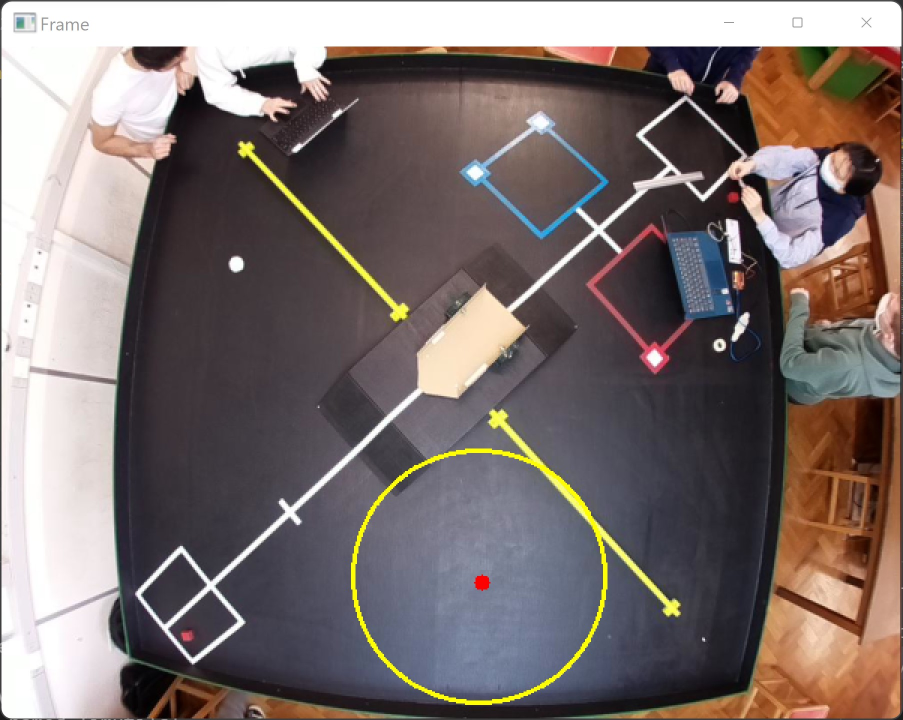
#> input picture cv/1.jpg, 1806 x 1440 px, given in place of video.mjpeg, which was not available (shown at 1/2 size)
$ python corner_detector.py
#> lines starting #> are read from the running program, lines starting #| are printed output that depends on the picture; pictures that were not available may be replaced by others from this repository, and a replacement may not be noted
import cv2
import numpy as np
from unfisheye import undistort
import timeit

CHECKERBOARD = (2,2)
RESOLUTION = np.array([1016, 760])

start = timeit.timeit()

subpix_criteria = (cv2.TERM_CRITERIA_EPS+cv2.TERM_CRITERIA_MAX_ITER, 30, 0.1)
calibration_flags = cv2.fisheye.CALIB_RECOMPUTE_EXTRINSIC+cv2.fisheye.CALIB_FIX_SKEW
objp = np.zeros((1, CHECKERBOARD[0]*CHECKERBOARD[1], 3), np.float32)
objp[0,:,:2] = np.mgrid[0:CHECKERBOARD[0], 0:CHECKERBOARD[1]].T.reshape(-1, 2)
_img_shape = None
objpoints = [] # 3d point in real world space
imgpoints = [] # 2d points in image plane.

end = timeit.timeit()

cap = cv2.VideoCapture('http://localhost:8081/stream/video.mjpeg')
while True:
    ret, frame = cap.read()
#> frame is the input picture: shape (1440, 1806, 3); mean B, G, R 111, 112.9, 124.5
    if frame is not None:
            frame = cv2.cvtColor(frame,cv2.COLOR_BGR2GRAY)
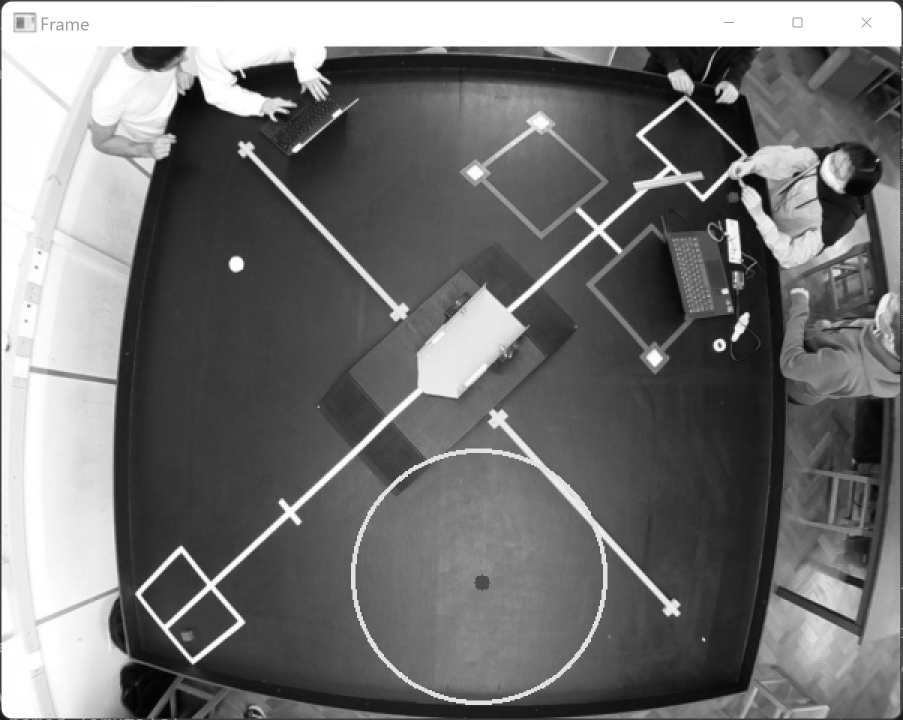
#> frame: shape (1440, 1806) (shown at 1/2 size); min 0, max 255, mean 116.1
            frame = cv2.resize(frame, RESOLUTION.tolist())
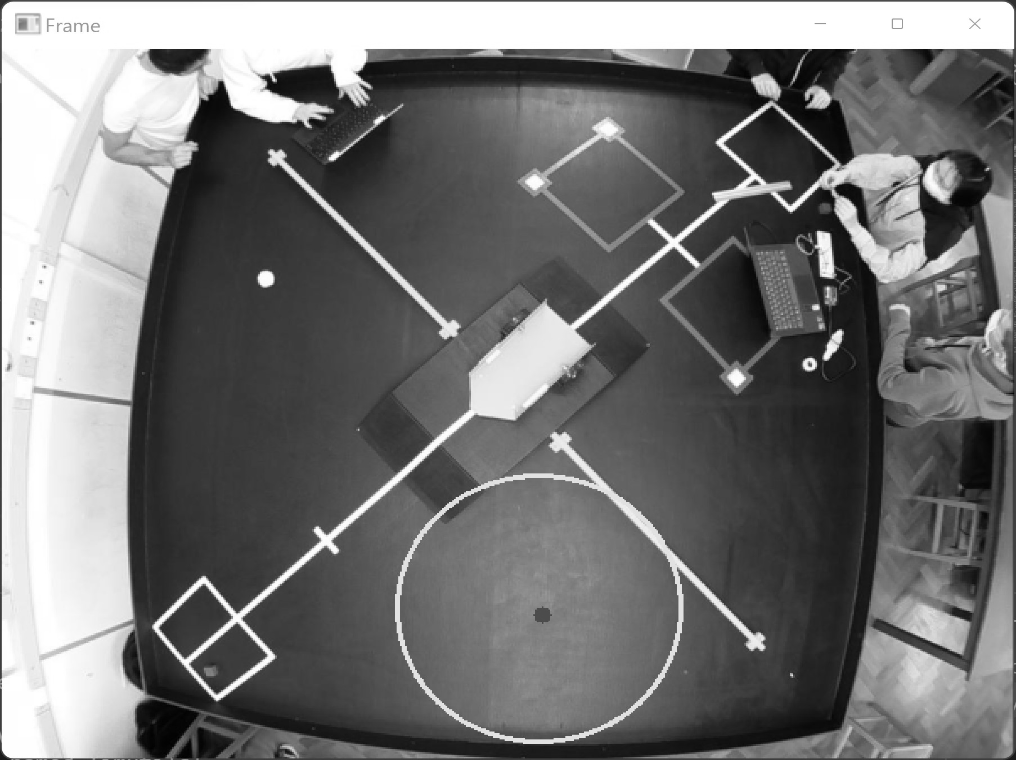
#> frame: shape (760, 1016); min 0, max 255, mean 116
            # frame = cv2.adaptiveThreshold(frame, 255, cv2.ADAPTIVE_THRESH_GAUSSIAN_C,\
            #     cv2.THRESH_BINARY,21,2)
#> (the run stopped early here; a loop or call above may not have finished)
